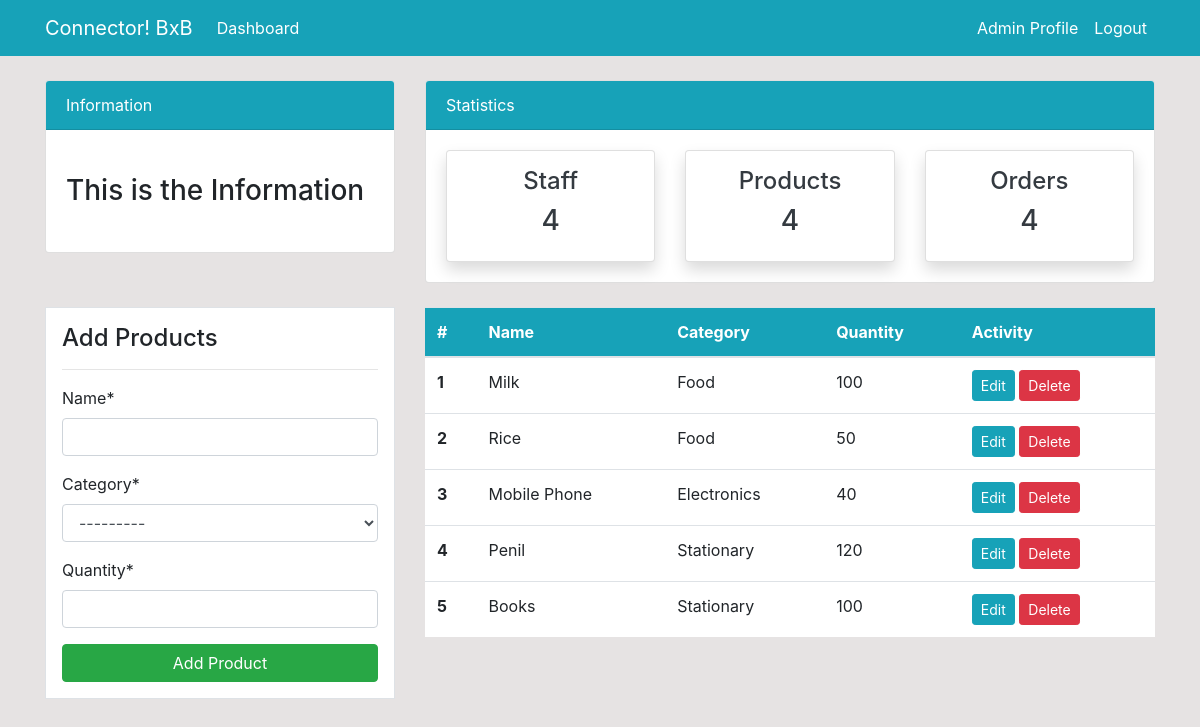
Before: /product/ (signed in) with the older database file.
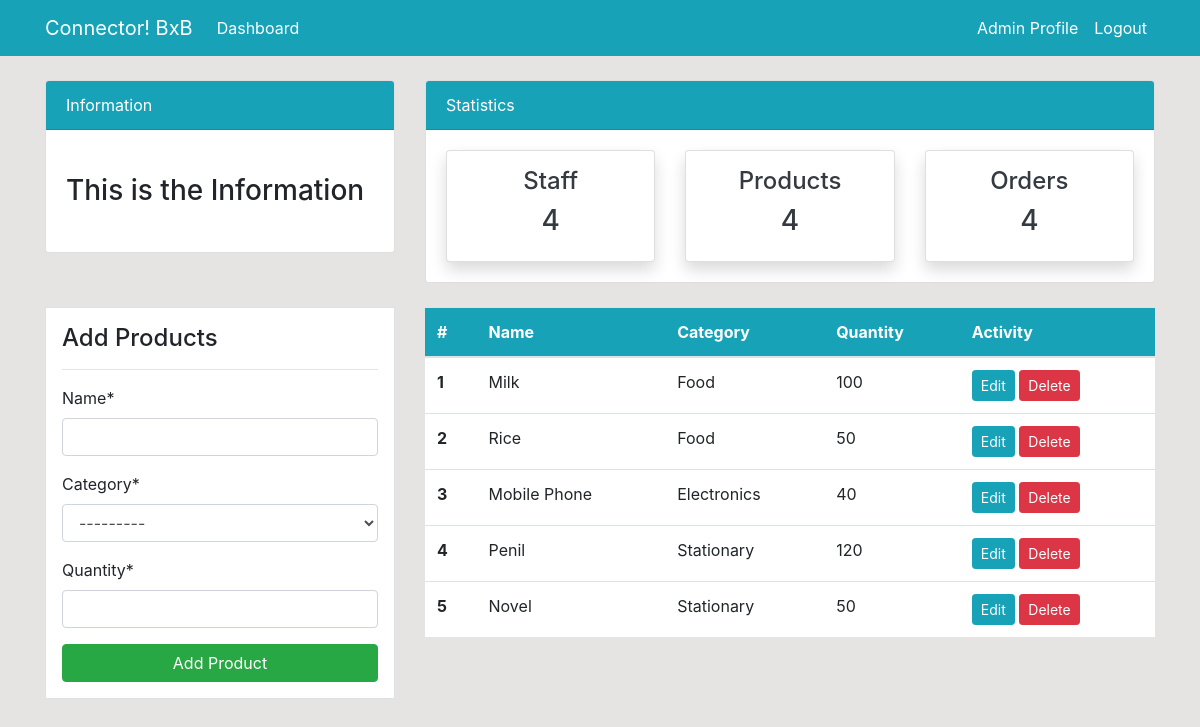
After: the same page with the newer database file.
### dashboard/models.py (models this page shows, shortened)
class Product(models.Model):
    name = models.CharField(max_length=100 , null=True)
    category = models.CharField(max_length=20, choices=CATEGORY , null=True)
    quantity = models.PositiveIntegerField(null=True)
    class Meta:
        verbose_name_plural = 'Products'

### dashboard/views.py (the view)
# urls.py: path('product/', views.product, name='dashboard-product'),
@login_required(login_url='user-login')
def product(request):
    items = Product.objects.all() # using  object relational mapping
    if request.method == 'POST':
        form = ProductForm(request.POST)
        if form.is_valid():
            form.save()
            return redirect('dashboard-product')
    else:
        form = ProductForm()
    context = {
        'items' : items,
        'form' : form,
    }
    return render(request, "dashboard/product.html", context)

### dashboard/forms.py
class ProductForm(forms.ModelForm):
    class Meta:
        model = Product
        fields = ['name' , 'category' , 'quantity']

### templates/dashboard/product.html (shortened to what this page needs)
{% extends 'assets/base.html' %}
{% block content %}
{% load crispy_forms_tags %}
{% include 'assets/topnav.html' %}
<div class="container">
  <div class="row my-4">
    <div class="col-md-4">
      <div class="border bg-white p-3">
        <h4>Add Products</h4>
        <hr />
        <form method="POST">
          {% csrf_token %} {{form|crispy}}
          <input
            class="btn btn-success btn-block"
            type="submit"
            value="Add Product"
          />
        </form>
      </div>
    </div>
    <div class="col-md-8">
      <table class="table bg-white">
        <thead class="bg-info">
          <tr class="text-white">
            <th scope="col">#</th>
            <th scope="col">Name</th>
            <th scope="col">Category</th>
            <th scope="col">Quantity</th>
            <th scope="col">Activity</th>
          </tr>
        </thead>
        <tbody>
          {% for item in items %}
          <tr>
            <th scope="row">{{forloop.counter}}</th>
            <td>{{item.name}}</td>
            <td>{{item.category}}</td>
            <td>{{item.quantity}}</td>
            <td>
              <a class="btn btn-info btn-sm" href="{% url 'dashboard-product-update'  item.id %}">Edit</a>
              <a class="btn btn-danger btn-sm" href="{% url 'dashboard-product-delete'  item.id %}">Delete</a>
            </td>
          </tr>
          {% endfor %}
        </tbody>
      </table>
    </div>
  </div>
</div>
{% endblock %}

### templates/assets/base.html (shortened to what this page needs)
{% load static %}
<!doctype html>
<html lang="en">
  <head>
    <link rel="stylesheet" href="https://cdn.jsdelivr.net/npm/bootstrap@4.6.0/dist/css/bootstrap.min.css">
    <link rel="stylesheet" href="{% static '/style.css' %}">
  </head>
  <body>
    {% include 'assets/nav.html' %}
    {% block content %}{% endblock  %}
  </body>
</html>

### templates/assets/nav.html (shortened to what this page needs)
<nav class="navbar navbar-expand-lg navbar-info bg-info">
  <div class="container">
    {% if user.is_authenticated %}
    <a class="navbar-brand text-white" href="{% url 'dashboard-index' %}"
      >Connector! BxB</a
    >
    <div class="collapse navbar-collapse" id="navbarSupportedContent">
      <ul class="navbar-nav mr-auto">
        <li class="nav-item active">
          <a class="nav-link text-white" href="{% url 'dashboard-index' %}"
            >Dashboard <span class="sr-only">(current)</span></a
          >
        </li>
      </ul>
      <ul class="navbar-nav ml-auto">
        <li class="nav-item active">
          <a class="nav-link text-white" href="{%url 'user-profile'%}"
            >Admin Profile <span class="sr-only">(current)</span></a
          >
        </li>
        <li class="nav-item">
          <a class="nav-link text-white" href="{% url 'user-logout'%}"
            >Logout</a
          >
        </li>
      </ul>
      {% endif %}
    </div>
  </div>
</nav>

### templates/assets/topnav.html (shortened to what this page needs)
<div class="container">
  <div class="row mt-4">
    <div class="col-md-4">
      <div class="card">
        <div class="card-header bg-info text-white">Information</div>
        <div class="card-body">
          <marquee behavior="" direction="">
            <h3 class="my-4">This is the Information</h3>
          </marquee>
        </div>
      </div>
    </div>
    <div class="col-md-8">
      <div class="card">
        <div class="card-header bg-info text-white">Statistics</div>
        <div class="card-body">
          <div class="row">
            <div class="col-md-4">
              <a
                class="text-decoration-none text-dark"
                href="{% url 'dashboard-staff' %}"
              >
                <div class="card my-card shadow text-center p-3">
                  <h4>Staff </h4>
                  <h3>4</h3>
                </div>
              </a>
            </div>
            <div class="col-md-4">
              <a
                class="text-decoration-none text-dark"
                href="{% url 'dashboard-product' %}"
              >
                <div class="card my-card shadow text-center p-3">
                  <h4>Products </h4>
                  <h3>4</h3>
                </div>
              </a>
            </div>
            <div class="col-md-4">
              <a
                class="text-decoration-none text-dark"
                href="{% url 'dashboard-order' %}"
              >
                <div class="card my-card shadow text-center p-3">
                  <h4>Orders </h4>
                  <h3>4</h3>
                </div>
              </a>
            </div>
          </div>
        </div>
      </div>
    </div>
  </div>
</div>

### static/style.css (style rules this page uses)
body { background: rgb(230, 227, 227); }

Changed rows visible on the page:
changed Product: name "Books" → "Novel"; quantity "100" → "50"
